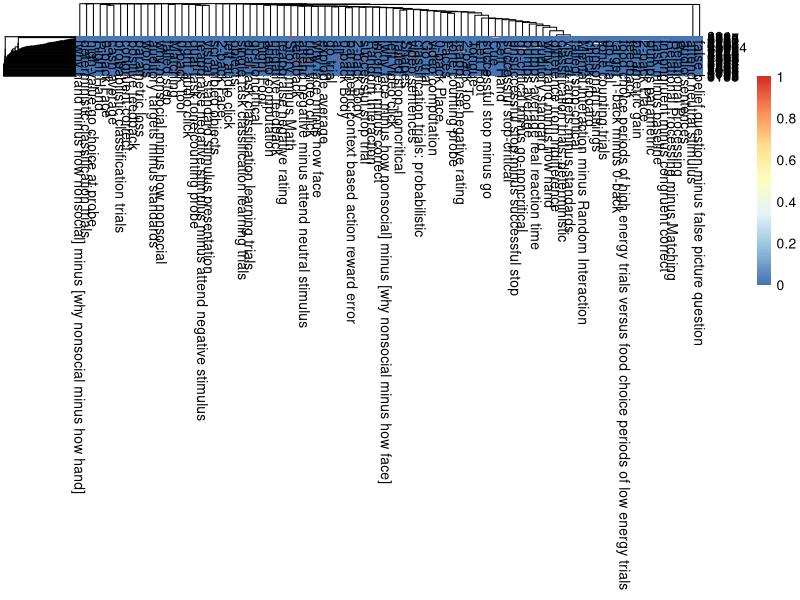
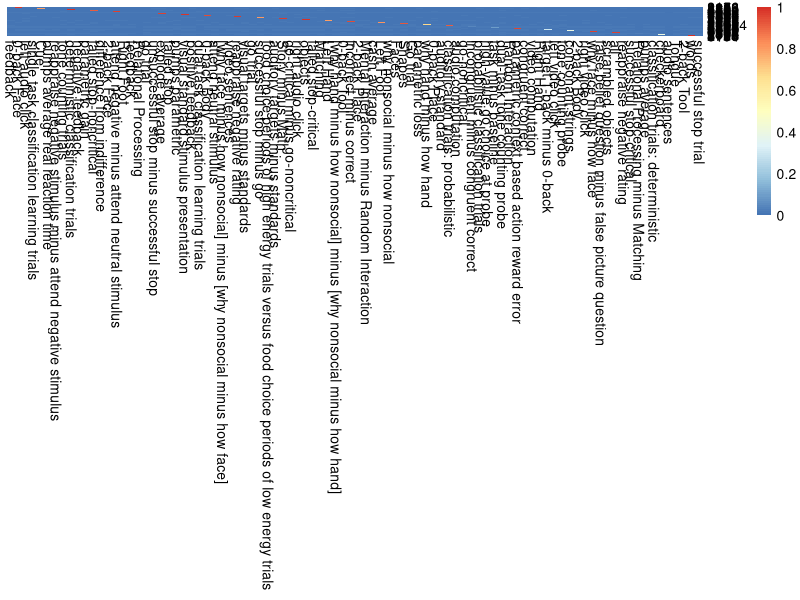

Recreate these plots in R, in order.
df=read.csv("data/classification_confusion_binary_4mm_norm.tsv",sep="\t",row.names=1)
images = read.csv("../../doc/contrast_defined_images_filtered.tsv",sep="\t")
colnames(df) = gsub("X","",colnames(df)) # Stupid R adds an X...

colnames(df) = as.character(images$cognitive_contrast_cogatlas[images$image_id %in% colnames(df)])

library(pheatmap)
pdf("concept_confusion_norm.pdf",width=20,height=20)
pheatmap(df)
pheatmap(df,cluster_rows=FALSE,cluster_cols=FALSE)
dev.off()
